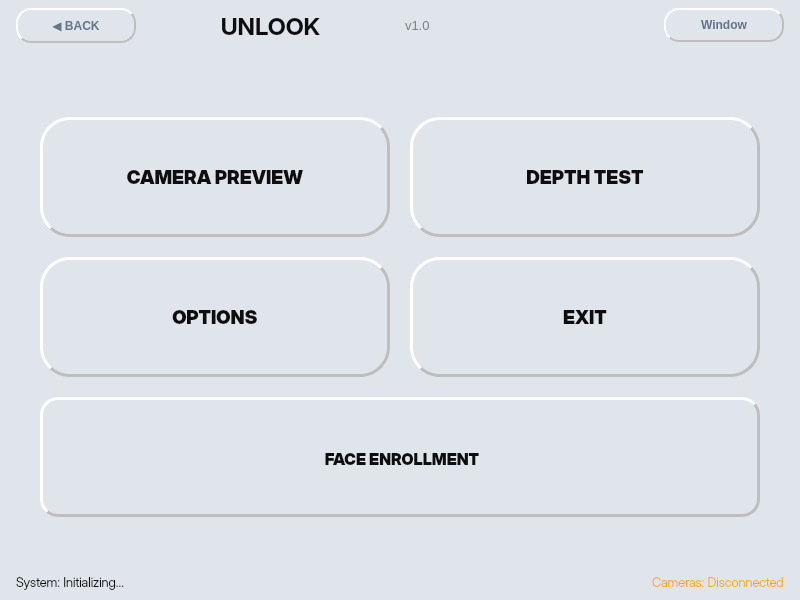
<?xml version="1.0" encoding="UTF-8"?>
<ui version="4.0">
 <class>UnlookMainWindow</class>
 <widget class="QMainWindow" name="UnlookMainWindow">
  <property name="geometry">
   <rect>
    <x>0</x>
    <y>0</y>
    <width>800</width>
    <height>600</height>
   </rect>
  </property>
  <property name="font">
   <font>
    <family>Inter Display</family>
   </font>
  </property>
  <property name="windowTitle">
   <string>Unlook 3D Scanner v1.0</string>
  </property>
  <property name="styleSheet">
   <string notr="true">/* Neomorphism Background - Soft Gray */
QMainWindow {
    background-color: #e0e5ec;
}

QWidget#central_widget {
    background-color: #e0e5ec;
}

QWidget#main_menu_screen {
    background-color: transparent;
}

QStackedWidget {
    background-color: #e0e5ec;
}</string>
  </property>
  <widget class="QWidget" name="central_widget">
   <layout class="QVBoxLayout" name="main_layout">
    <property name="spacing">
     <number>0</number>
    </property>
    <property name="leftMargin">
     <number>0</number>
    </property>
    <property name="topMargin">
     <number>0</number>
    </property>
    <property name="rightMargin">
     <number>0</number>
    </property>
    <property name="bottomMargin">
     <number>0</number>
    </property>
    <item>
     <layout class="QHBoxLayout" name="title_bar_layout">
      <property name="spacing">
       <number>10</number>
      </property>
      <property name="leftMargin">
       <number>16</number>
      </property>
      <property name="topMargin">
       <number>8</number>
      </property>
      <property name="rightMargin">
       <number>16</number>
      </property>
      <property name="bottomMargin">
       <number>8</number>
      </property>
      <item>
       <widget class="QPushButton" name="back_button">
        <property name="maximumSize">
         <size>
          <width>120</width>
          <height>16777215</height>
         </size>
        </property>
        <property name="visible">
         <bool>false</bool>
        </property>
        <property name="styleSheet">
         <string notr="true">/* Pure Neomorphism - Neutral Subtle */
QPushButton#back_button {
    background: qlineargradient(spread:pad, x1:0, y1:0, x2:1, y2:1,
        stop:0 #f0f0f0,
        stop:1 #cacaca);
    color: #64748b;
    border: none;
    border-radius: 15px;
    padding: 8px 16px;
    font-weight: 600;
    /* Subtle shadow */
    border-left: 2px solid #ffffff;
    border-top: 2px solid #ffffff;
    border-right: 2px solid #bebebe;
    border-bottom: 2px solid #bebebe;
}

QPushButton#back_button:hover {
    background: qlineargradient(spread:pad, x1:0, y1:0, x2:1, y2:1,
        stop:0 #f5f5f5,
        stop:1 #d0d0d0);
    color: #475569;
}

QPushButton#back_button:pressed {
    background: qlineargradient(spread:pad, x1:0, y1:0, x2:1, y2:1,
        stop:0 #cacaca,
        stop:1 #e5e5e5);
    /* Inverted shadow */
    border-left: 2px solid #bebebe;
    border-top: 2px solid #bebebe;
    border-right: 2px solid #ffffff;
    border-bottom: 2px solid #ffffff;
    padding: 9px 15px 7px 17px;
}</string>
        </property>
        <property name="text">
         <string>◀ BACK</string>
        </property>
       </widget>
      </item>
      <item>
       <widget class="QLabel" name="title_label">
        <property name="font">
         <font>
          <family>Inter Display Semi Bold</family>
          <pointsize>18</pointsize>
          <bold>true</bold>
         </font>
        </property>
        <property name="styleSheet">
         <string notr="true">color: #0e0e0e
;ok</string>
        </property>
        <property name="text">
         <string>UNLOOK</string>
        </property>
        <property name="alignment">
         <set>Qt::AlignmentFlag::AlignCenter</set>
        </property>
       </widget>
      </item>
      <item>
       <widget class="QLabel" name="version_label">
        <property name="font">
         <font>
          <pointsize>10</pointsize>
         </font>
        </property>
        <property name="styleSheet">
         <string notr="true">color: #808080;</string>
        </property>
        <property name="text">
         <string>v1.0</string>
        </property>
        <property name="margin">
         <number>15</number>
        </property>
       </widget>
      </item>
      <item>
       <widget class="QPushButton" name="fullscreen_toggle_button">
        <property name="maximumSize">
         <size>
          <width>120</width>
          <height>16777215</height>
         </size>
        </property>
        <property name="styleSheet">
         <string notr="true">/* Pure Neomorphism - Neutral Subtle */
QPushButton#fullscreen_toggle_button {
    background: qlineargradient(spread:pad, x1:0, y1:0, x2:1, y2:1,
        stop:0 #f0f0f0,
        stop:1 #cacaca);
    color: #64748b;
    border: none;
    border-radius: 15px;
    padding: 8px 16px;
    font-weight: 600;
    /* Subtle shadow */
    border-left: 2px solid #ffffff;
    border-top: 2px solid #ffffff;
    border-right: 2px solid #bebebe;
    border-bottom: 2px solid #bebebe;
}

QPushButton#fullscreen_toggle_button:hover {
    background: qlineargradient(spread:pad, x1:0, y1:0, x2:1, y2:1,
        stop:0 #f5f5f5,
        stop:1 #d0d0d0);
    color: #475569;
}

QPushButton#fullscreen_toggle_button:pressed {
    background: qlineargradient(spread:pad, x1:0, y1:0, x2:1, y2:1,
        stop:0 #cacaca,
        stop:1 #e5e5e5);
    /* Inverted shadow */
    border-left: 2px solid #bebebe;
    border-top: 2px solid #bebebe;
    border-right: 2px solid #ffffff;
    border-bottom: 2px solid #ffffff;
    padding: 9px 15px 7px 17px;
}</string>
        </property>
        <property name="text">
         <string>Window</string>
        </property>
       </widget>
      </item>
     </layout>
    </item>
    <item>
     <widget class="QStackedWidget" name="screen_stack">
      <property name="currentIndex">
       <number>0</number>
      </property>
      <widget class="QWidget" name="main_menu_screen">
       <layout class="QVBoxLayout" name="main_menu_layout">
        <property name="spacing">
         <number>20</number>
        </property>
        <property name="leftMargin">
         <number>40</number>
        </property>
        <property name="topMargin">
         <number>40</number>
        </property>
        <property name="rightMargin">
         <number>40</number>
        </property>
        <property name="bottomMargin">
         <number>40</number>
        </property>
        <item>
         <spacer name="top_spacer">
          <property name="orientation">
           <enum>Qt::Orientation::Vertical</enum>
          </property>
          <property name="sizeHint" stdset="0">
           <size>
            <width>20</width>
            <height>40</height>
           </size>
          </property>
         </spacer>
        </item>
        <item>
         <layout class="QGridLayout" name="button_layout">
          <property name="spacing">
           <number>20</number>
          </property>
          <item row="0" column="0">
           <widget class="QPushButton" name="camera_preview_button">
            <property name="minimumSize">
             <size>
              <width>200</width>
              <height>120</height>
             </size>
            </property>
            <property name="font">
             <font>
              <family>Inter Display Black</family>
              <pointsize>14</pointsize>
              <weight>87</weight>
             </font>
            </property>
            <property name="tabletTracking">
             <bool>false</bool>
            </property>
            <property name="styleSheet">
             <string notr="true">/* Pure Neomorphism - Neutral with Cyan Text */
QPushButton#camera_preview_button {
    background: qlineargradient(spread:pad, x1:0, y1:0, x2:1, y2:1,
        stop:0 #f0f0f0,
        stop:1 #cacaca);
    color: #0e0e0e;
    border: none;
    border-radius: 30px;
    padding: 20px;
    font-weight: 900;
    text-transform: uppercase;
    /* Double shadow effect */
    border-left: 3px solid #ffffff;
    border-top: 3px solid #ffffff;
    border-right: 3px solid #bebebe;
    border-bottom: 3px solid #bebebe;
}

QPushButton#camera_preview_button:hover {
    background: qlineargradient(spread:pad, x1:0, y1:0, x2:1, y2:1,
        stop:0 #f5f5f5,
        stop:1 #d0d0d0);
    color: #0891b2;
    /* Softer shadow on hover */
    border-left: 2px solid #ffffff;
    border-top: 2px solid #ffffff;
    border-right: 2px solid #c5c5c5;
    border-bottom: 2px solid #c5c5c5;
}

QPushButton#camera_preview_button:pressed {
    background: qlineargradient(spread:pad, x1:0, y1:0, x2:1, y2:1,
        stop:0 #cacaca,
        stop:1 #e5e5e5);
    color: #0e7490;
    /* Inverted shadow - pressed into surface */
    border-left: 3px solid #bebebe;
    border-top: 3px solid #bebebe;
    border-right: 3px solid #ffffff;
    border-bottom: 3px solid #ffffff;
    padding: 22px 18px 18px 22px;
}</string>
            </property>
            <property name="text">
             <string>CAMERA PREVIEW</string>
            </property>
           </widget>
          </item>
          <item row="0" column="1">
           <widget class="QPushButton" name="depth_test_button">
            <property name="minimumSize">
             <size>
              <width>200</width>
              <height>120</height>
             </size>
            </property>
            <property name="font">
             <font>
              <family>Inter Display Black</family>
              <pointsize>14</pointsize>
              <weight>87</weight>
             </font>
            </property>
            <property name="tabletTracking">
             <bool>false</bool>
            </property>
            <property name="styleSheet">
             <string notr="true">/* Pure Neomorphism - Neutral with Purple Text */
QPushButton#depth_test_button {
    background: qlineargradient(spread:pad, x1:0, y1:0, x2:1, y2:1,
        stop:0 #f0f0f0,
        stop:1 #cacaca);
    color: #0e0e0e;
    border: none;
    border-radius: 30px;
    padding: 20px;
    font-weight: 900;
    text-transform: uppercase;
    /* Double shadow effect */
    border-left: 3px solid #ffffff;
    border-top: 3px solid #ffffff;
    border-right: 3px solid #bebebe;
    border-bottom: 3px solid #bebebe;
}

QPushButton#depth_test_button:hover {
    background: qlineargradient(spread:pad, x1:0, y1:0, x2:1, y2:1,
        stop:0 #f5f5f5,
        stop:1 #d0d0d0);
    color: #7c3aed;
    /* Softer shadow on hover */
    border-left: 2px solid #ffffff;
    border-top: 2px solid #ffffff;
    border-right: 2px solid #c5c5c5;
    border-bottom: 2px solid #c5c5c5;
}

QPushButton#depth_test_button:pressed {
    background: qlineargradient(spread:pad, x1:0, y1:0, x2:1, y2:1,
        stop:0 #cacaca,
        stop:1 #e5e5e5);
    color: #6d28d9;
    /* Inverted shadow - pressed into surface */
    border-left: 3px solid #bebebe;
    border-top: 3px solid #bebebe;
    border-right: 3px solid #ffffff;
    border-bottom: 3px solid #ffffff;
    padding: 22px 18px 18px 22px;
}</string>
            </property>
            <property name="text">
             <string>DEPTH TEST</string>
            </property>
           </widget>
          </item>
          <item row="1" column="0">
           <widget class="QPushButton" name="options_button">
            <property name="minimumSize">
             <size>
              <width>200</width>
              <height>120</height>
             </size>
            </property>
            <property name="font">
             <font>
              <family>Inter Display Black</family>
              <pointsize>14</pointsize>
              <weight>87</weight>
             </font>
            </property>
            <property name="tabletTracking">
             <bool>false</bool>
            </property>
            <property name="styleSheet">
             <string notr="true">/* Pure Neomorphism - Neutral with Green Text */
QPushButton#options_button {
    background: qlineargradient(spread:pad, x1:0, y1:0, x2:1, y2:1,
        stop:0 #f0f0f0,
        stop:1 #cacaca);
    color: #0e0e0e;
    border: none;
    border-radius: 30px;
    padding: 20px;
    font-weight: 900;
    text-transform: uppercase;
    /* Double shadow effect */
    border-left: 3px solid #ffffff;
    border-top: 3px solid #ffffff;
    border-right: 3px solid #bebebe;
    border-bottom: 3px solid #bebebe;
}

QPushButton#options_button:hover {
    background: qlineargradient(spread:pad, x1:0, y1:0, x2:1, y2:1,
        stop:0 #f5f5f5,
        stop:1 #d0d0d0);
    color: #059669;
    /* Softer shadow on hover */
    border-left: 2px solid #ffffff;
    border-top: 2px solid #ffffff;
    border-right: 2px solid #c5c5c5;
    border-bottom: 2px solid #c5c5c5;
}

QPushButton#options_button:pressed {
    background: qlineargradient(spread:pad, x1:0, y1:0, x2:1, y2:1,
        stop:0 #cacaca,
        stop:1 #e5e5e5);
    color: #047857;
    /* Inverted shadow - pressed into surface */
    border-left: 3px solid #bebebe;
    border-top: 3px solid #bebebe;
    border-right: 3px solid #ffffff;
    border-bottom: 3px solid #ffffff;
    padding: 22px 18px 18px 22px;
}</string>
            </property>
            <property name="text">
             <string>OPTIONS</string>
            </property>
           </widget>
          </item>
          <item row="1" column="1">
           <widget class="QPushButton" name="exit_button">
            <property name="minimumSize">
             <size>
              <width>200</width>
              <height>120</height>
             </size>
            </property>
            <property name="font">
             <font>
              <family>Inter Display Black</family>
              <pointsize>14</pointsize>
              <weight>87</weight>
             </font>
            </property>
            <property name="tabletTracking">
             <bool>false</bool>
            </property>
            <property name="styleSheet">
             <string notr="true">/* Pure Neomorphism - Neutral with Red Text */
QPushButton#exit_button {
    background: qlineargradient(spread:pad, x1:0, y1:0, x2:1, y2:1,
        stop:0 #f0f0f0,
        stop:1 #cacaca);
    color: #0e0e0e;
    border: none;
    border-radius: 30px;
    padding: 20px;
    font-weight: 900;
    text-transform: uppercase;
    /* Double shadow effect */
    border-left: 3px solid #ffffff;
    border-top: 3px solid #ffffff;
    border-right: 3px solid #bebebe;
    border-bottom: 3px solid #bebebe;
}

QPushButton#exit_button:hover {
    background: qlineargradient(spread:pad, x1:0, y1:0, x2:1, y2:1,
        stop:0 #f5f5f5,
        stop:1 #d0d0d0);
    color: #dc2626;
    /* Softer shadow on hover */
    border-left: 2px solid #ffffff;
    border-top: 2px solid #ffffff;
    border-right: 2px solid #c5c5c5;
    border-bottom: 2px solid #c5c5c5;
}

QPushButton#exit_button:pressed {
    background: qlineargradient(spread:pad, x1:0, y1:0, x2:1, y2:1,
        stop:0 #cacaca,
        stop:1 #e5e5e5);
    color: #b91c1c;
    /* Inverted shadow - pressed into surface */
    border-left: 3px solid #bebebe;
    border-top: 3px solid #bebebe;
    border-right: 3px solid #ffffff;
    border-bottom: 3px solid #ffffff;
    padding: 22px 18px 18px 22px;
}</string>
            </property>
            <property name="text">
             <string>EXIT</string>
            </property>
           </widget>
          </item>
          <item row="2" column="0" colspan="2">
           <widget class="QPushButton" name="face_enrollment_button">
            <property name="minimumSize">
             <size>
              <width>420</width>
              <height>120</height>
             </size>
            </property>
            <property name="font">
             <font>
              <family>Inter Display Black</family>
              <pointsize>16</pointsize>
              <weight>87</weight>
              <bold>true</bold>
             </font>
            </property>
            <property name="tabletTracking">
             <bool>false</bool>
            </property>
            <property name="styleSheet">
             <string notr="true">/* Pure Neomorphism - Neutral with Teal Text for Face Recognition */
QPushButton#face_enrollment_button {
    background: qlineargradient(spread:pad, x1:0, y1:0, x2:1, y2:1,
        stop:0 #f0f0f0,
        stop:1 #cacaca);
    color: #0e0e0e;
    border: none;
    border-radius: 18px;
    padding: 22px 18px 18px 22px;
    font-weight: 900;
    font-size: 16px;
    /* Subtle shadow */
    border-left: 3px solid #ffffff;
    border-top: 3px solid #ffffff;
    border-right: 3px solid #bebebe;
    border-bottom: 3px solid #bebebe;
}
QPushButton#face_enrollment_button:hover {
    background: qlineargradient(spread:pad, x1:0, y1:0, x2:1, y2:1,
        stop:0 #f5f5f5,
        stop:1 #d0d0d0);
    color: #00B8A3;
    /* Softer shadow on hover */
    border-left: 2px solid #ffffff;
    border-top: 2px solid #ffffff;
    border-right: 2px solid #c5c5c5;
    border-bottom: 2px solid #c5c5c5;
}
QPushButton#face_enrollment_button:pressed {
    background: qlineargradient(spread:pad, x1:0, y1:0, x2:1, y2:1,
        stop:0 #cacaca,
        stop:1 #e5e5e5);
    color: #008B7A;
    /* Inverted shadow - pressed into surface */
    border-left: 3px solid #bebebe;
    border-top: 3px solid #bebebe;
    border-right: 3px solid #ffffff;
    border-bottom: 3px solid #ffffff;
    padding: 22px 18px 18px 22px;
}</string>
            </property>
            <property name="text">
             <string>FACE ENROLLMENT</string>
            </property>
           </widget>
          </item>
         </layout>
        </item>
        <item>
         <spacer name="bottom_spacer">
          <property name="orientation">
           <enum>Qt::Orientation::Vertical</enum>
          </property>
          <property name="sizeHint" stdset="0">
           <size>
            <width>20</width>
            <height>20</height>
           </size>
          </property>
         </spacer>
        </item>
       </layout>
      </widget>
     </widget>
    </item>
    <item>
     <layout class="QHBoxLayout" name="status_bar_layout">
      <property name="spacing">
       <number>10</number>
      </property>
      <property name="leftMargin">
       <number>16</number>
      </property>
      <property name="topMargin">
       <number>8</number>
      </property>
      <property name="rightMargin">
       <number>16</number>
      </property>
      <property name="bottomMargin">
       <number>8</number>
      </property>
      <item>
       <widget class="QLabel" name="system_status_label">
        <property name="font">
         <font>
          <family>Inter Display Light</family>
          <pointsize>10</pointsize>
         </font>
        </property>
        <property name="styleSheet">
         <string notr="true">color: #0e0e0e;</string>
        </property>
        <property name="text">
         <string>System: Initializing...</string>
        </property>
       </widget>
      </item>
      <item>
       <spacer name="status_spacer">
        <property name="orientation">
         <enum>Qt::Orientation::Horizontal</enum>
        </property>
        <property name="sizeHint" stdset="0">
         <size>
          <width>40</width>
          <height>20</height>
         </size>
        </property>
       </spacer>
      </item>
      <item>
       <widget class="QLabel" name="camera_status_label">
        <property name="font">
         <font>
          <family>Inter Display Light</family>
          <pointsize>10</pointsize>
         </font>
        </property>
        <property name="styleSheet">
         <string notr="true">color: #FFA500;</string>
        </property>
        <property name="text">
         <string>Cameras: Disconnected</string>
        </property>
       </widget>
      </item>
     </layout>
    </item>
   </layout>
  </widget>
 </widget>
 <resources/>
 <connections/>
</ui>
